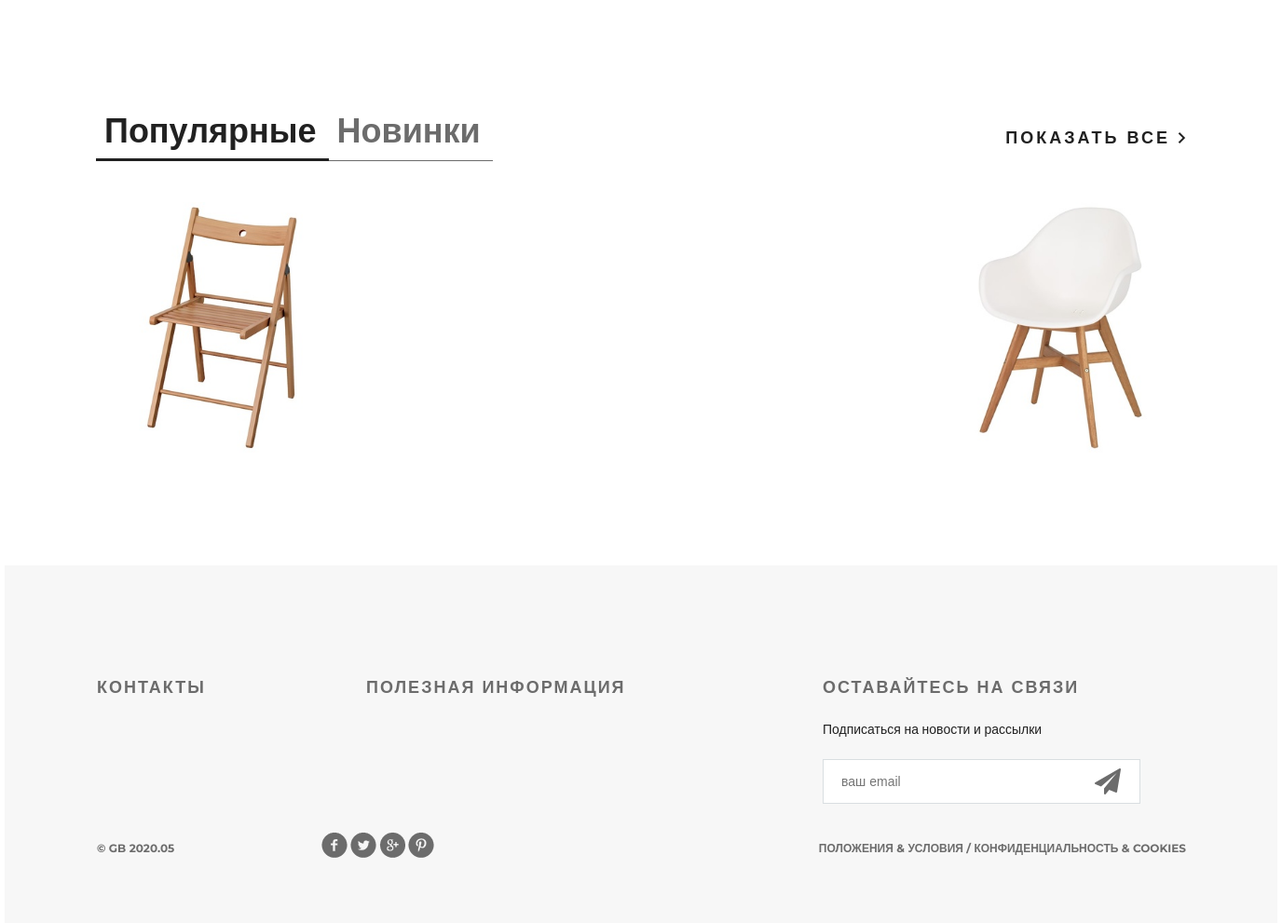
/ (lower part), run on an earlier commit of the app's database.
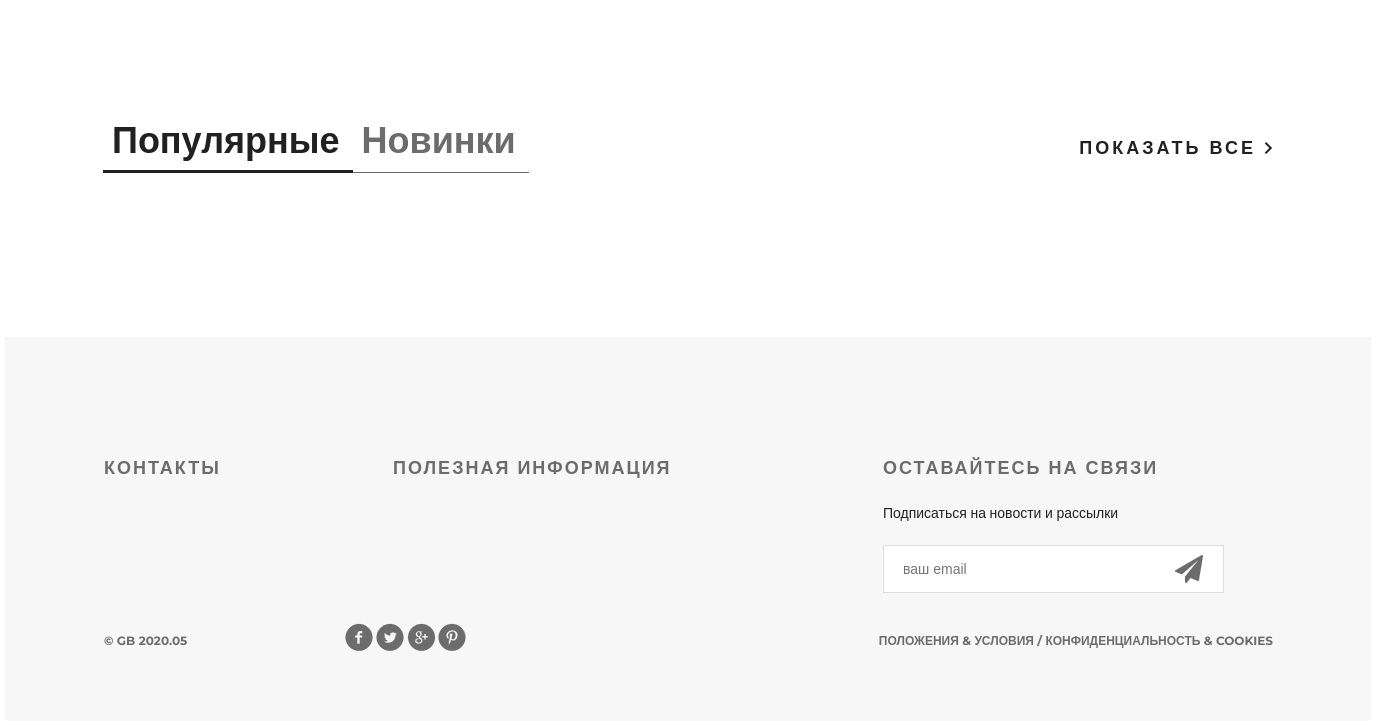
And on a later commit of the database.
### mainapp/models.py (models this page shows, shortened)
class Product(models.Model):
    category = models.ForeignKey(ProductCategory, on_delete=models.CASCADE)
    name = models.CharField(verbose_name='имя продукта', max_length=128)
    image = models.ImageField(upload_to='product_img', blank=True)
    description = models.TextField(verbose_name='описание продукта', blank=True)
    price = models.DecimalField(verbose_name='цена продукта', max_digits=8, decimal_places=2, default=0)
    quantity = models.PositiveIntegerField(verbose_name='кол-во на складе', default=0)

### mainapp/views.py (the view)
# urls.py: path('', mainapp.main, name='main'),
def main(request):
    title = "Главная"
    all_products = Product.objects.all()[:2]
    content = {"title": title, "products": all_products}
    return render(request, "mainapp/index.html", context=content)

### mainapp/templates/mainapp/index.html (shortened to what this page needs)
{% extends 'mainapp/base.html' %}
{% load static %}
{% block content %}
		<div class="featured">
			<div class="featured-menu">
					<a class="active" href="#">Популярные</a><a href="#">Новинки</a>
			</div>
			<a class="explore" href="#">показать все <img src="{% static 'img/arrow.png' %}" alt=""></a>
			<div class="clearfix">
			</div>
			<div class="tab-content">
				{% for prod in products %}
				<div class="block">
					<a href="#"><img src="/media/{{prod.image}}" alt="" width="270", height="270">
					</a>
				</div>
				{% endfor %}
			</div>
		</div>
		<div class="clr"></div>
{% endblock content %}

What changed in the data, as far as the page shows it:
removed Product: image (picture)
removed Product: image (picture)
